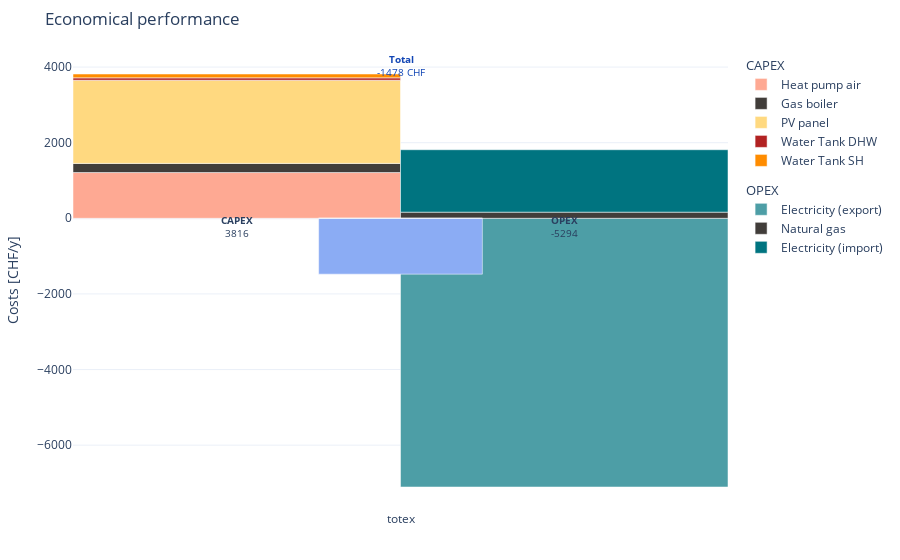
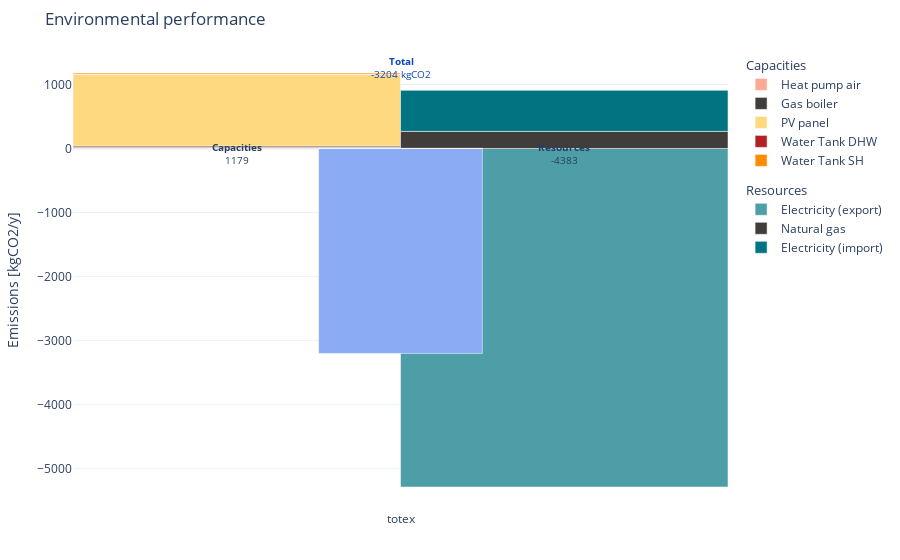
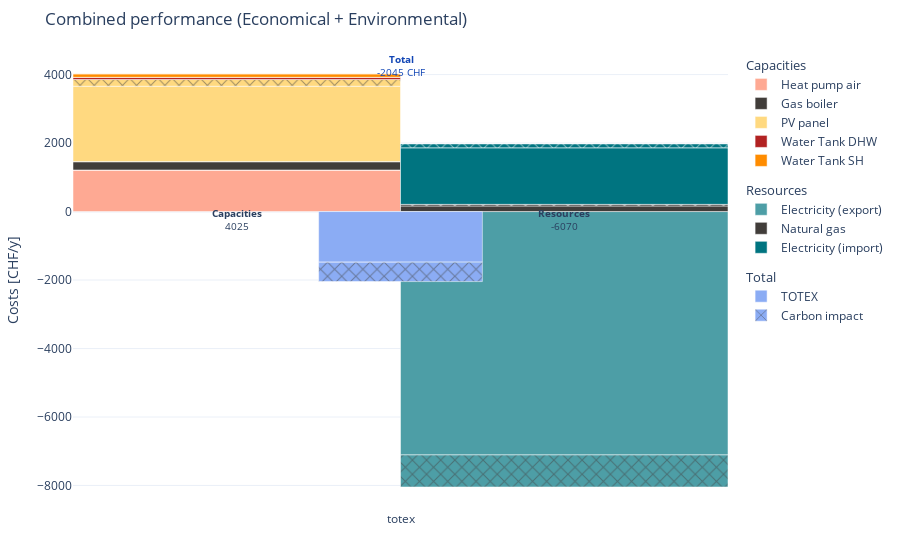
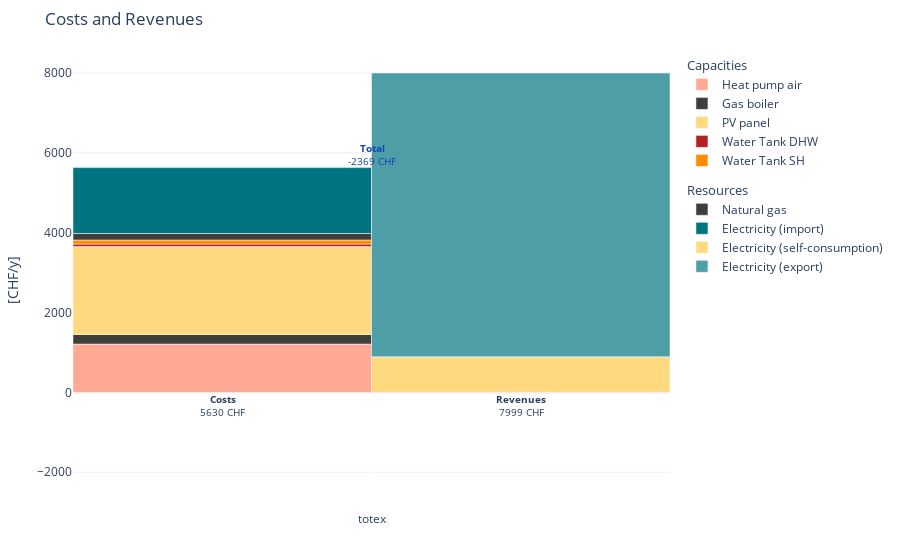

The notebook cell these images were saved under, in order:
### Code cell
results = reho.results

# Performance : Economical, Environmental, and Combined
plotting.plot_performance(results, plot='costs', indexed_on='Scn_ID', title="Economical performance", filename="figures/performance_costs").show()
plotting.plot_performance(results, plot='gwp', indexed_on='Scn_ID', title="Environmental performance", filename="figures/performance_gwp").show()
plotting.plot_performance(results, plot='combined', indexed_on='Scn_ID', title="Combined performance (Economical + Environmental)", filename="figures/performance_combined").show()

# Costs and Revenues
plotting.plot_expenses(results, plot='costs', indexed_on='Scn_ID', title="Costs and Revenues").show()

# Sankey diagram
plotting.plot_sankey(results['totex'][0], label='EN_long', color='ColorPastel', title="Sankey diagram").show()

# Eud-use demands
plotting.plot_sunburst_eud(results, label='EN_long', title="End-use demands").show()

# Energy profiles
units_to_plot = ['ElectricalHeater', 'HeatPump', 'PV', 'NG_Boiler']
plotting.plot_profiles(results['totex'][0], units_to_plot, label='EN_long', color='ColorPastel', resolution='weekly', title="Energy profiles with a weekly moving average").show()

### Figure 1 — Plotly figure (JSON) as saved in the notebook; plotly's stock layout.template omitted (floating-point values rounded to 4 significant figures)
{"data": [{"hovertemplate": "<b>Heat pump air</b><br>Costs: %{y:.0f} CHF", "legendgroup": "group1", "legendgrouptitle": {"text": "CAPEX"}, "marker": {"color": "#FEA993"}, "name": "Heat pump air", "showlegend": true, "type": "bar", "width": 0.3333, "x": [0], "y": [1210.0]}, {"hovertemplate": "<b>Gas boiler</b><br>Costs: %{y:.0f} CHF", "legendgroup": "group1", "legendgrouptitle": {"text": "CAPEX"}, "marker": {"color": "#413D3A"}, "name": "Gas boiler", "showlegend": true, "type": "bar", "width": 0.3333, "x": [0], "y": [242.0]}, {"hovertemplate": "<b>PV panel</b><br>Costs: %{y:.0f} CHF", "legendgroup": "group1", "legendgrouptitle": {"text": "CAPEX"}, "marker": {"color": "#ffd980"}, "name": "PV panel", "showlegend": true, "type": "bar", "width": 0.3333, "x": [0], "y": [2200.0]}, {"hovertemplate": "<b>Water Tank DHW</b><br>Costs: %{y:.0f} CHF", "legendgroup": "group1", "legendgrouptitle": {"text": "CAPEX"}, "marker": {"color": "#B22222"}, "name": "Water Tank DHW", "showlegend": true, "type": "bar", "width": 0.3333, "x": [0], "y": [62.57]}, {"hovertemplate": "<b>Water Tank SH</b><br>Costs: %{y:.0f} CHF", "legendgroup": "group1", "legendgrouptitle": {"text": "CAPEX"}, "marker": {"color": "#FF8C00"}, "name": "Water Tank SH", "showlegend": true, "type": "bar", "width": 0.3333, "x": [0], "y": [101.6]}, {"hovertemplate": "<b>Electricity (export)</b><br>Costs: %{y:.0f} CHF", "legendgroup": "group2", "legendgrouptitle": {"text": "OPEX"}, "marker": {"color": "#4d9ea6"}, "name": "Electricity (export)", "showlegend": true, "type": "bar", "width": 0.3333, "x": [0.3333], "y": [-7107.0]}, {"hovertemplate": "<b>Natural gas</b><br>Costs: %{y:.0f} CHF", "legendgroup": "group2", "legendgrouptitle": {"text": "OPEX"}, "marker": {"color": "#413D3A"}, "name": "Natural gas", "showlegend": true, "type": "bar", "width": 0.3333, "x": [0.3333], "y": [162.6]}, {"hovertemplate": "<b>Electricity (import)</b><br>Costs: %{y:.0f} CHF", "legendgroup": "group2", "legendgrouptitle": {"text": "OPEX"}, "marker": {"color": "#007480"}, "name": "Electricity (import)", "showlegend": true, "type": "bar", "width": 0.3333, "x": [0.3333], "y": [1651.0]}, {"hovertemplate": "<b>Total</b><br>%{y:.0f} CHF", "legendgroup": "group3", "legendgrouptitle": {"text": "Total"}, "marker": {"color": "#8bacf4"}, "name": "TOTEX", "showlegend": false, "type": "bar", "width": 0.1667, "x": [0.1667], "y": [-1478.0]}, {"hovertemplate": "<b>Total</b><br>%{y:.0f} CHF", "legendgroup": "group3", "legendgrouptitle": {"text": "Total"}, "marker": {"color": "#8bacf4", "pattern": {"shape": "x"}}, "name": "", "showlegend": false, "type": "bar", "width": 0.1667, "x": [0.1667], "y": [0]}], "layout": {"annotations": [{"align": "center", "font": {"size": 10}, "showarrow": false, "text": "<b>OPEX</b><br>-5294", "textangle": 0, "valign": "top", "x": 0.3333, "y": -225.2}, {"align": "center", "font": {"size": 10}, "showarrow": false, "text": "<b>CAPEX</b><br>3816", "textangle": 0, "valign": "top", "x": 0, "y": -225.2}, {"align": "center", "font": {"color": "#1246B5", "size": 10}, "showarrow": false, "text": "<b>Total</b><br>-1478 CHF", "textangle": 0, "valign": "top", "x": 0.1667, "y": 4041.0}], "bargap": 0, "barmode": "relative", "margin": {"b": 50, "l": 50, "r": 50, "t": 50}, "title": {"text": "Economical performance"}, "xaxis": {"tickmode": "array", "ticktext": ["totex"], "tickvals": [0.1667]}, "yaxis": {"title": {"text": "Costs [CHF/y]"}}}}

### Figure 2 — Plotly figure (JSON) as saved in the notebook; plotly's stock layout.template omitted (floating-point values rounded to 4 significant figures)
{"data": [{"hovertemplate": "<b>Heat pump air</b><br>Emissions: %{y:.0f} kgCO2", "legendgroup": "group1", "legendgrouptitle": {"text": "Capacities"}, "marker": {"color": "#FEA993"}, "name": "Heat pump air", "showlegend": true, "type": "bar", "width": 0.3333, "x": [0], "y": [20.59]}, {"hovertemplate": "<b>Gas boiler</b><br>Emissions: %{y:.0f} kgCO2", "legendgroup": "group1", "legendgrouptitle": {"text": "Capacities"}, "marker": {"color": "#413D3A"}, "name": "Gas boiler", "showlegend": true, "type": "bar", "width": 0.3333, "x": [0], "y": [17.69]}, {"hovertemplate": "<b>PV panel</b><br>Emissions: %{y:.0f} kgCO2", "legendgroup": "group1", "legendgrouptitle": {"text": "Capacities"}, "marker": {"color": "#ffd980"}, "name": "PV panel", "showlegend": true, "type": "bar", "width": 0.3333, "x": [0], "y": [1120.0]}, {"hovertemplate": "<b>Water Tank DHW</b><br>Emissions: %{y:.0f} kgCO2", "legendgroup": "group1", "legendgrouptitle": {"text": "Capacities"}, "marker": {"color": "#B22222"}, "name": "Water Tank DHW", "showlegend": true, "type": "bar", "width": 0.3333, "x": [0], "y": [4.269]}, {"hovertemplate": "<b>Water Tank SH</b><br>Emissions: %{y:.0f} kgCO2", "legendgroup": "group1", "legendgrouptitle": {"text": "Capacities"}, "marker": {"color": "#FF8C00"}, "name": "Water Tank SH", "showlegend": true, "type": "bar", "width": 0.3333, "x": [0], "y": [16.99]}, {"hovertemplate": "<b>Electricity (export)</b><br>Emissions: %{y:.0f} kgCO2", "legendgroup": "group2", "legendgrouptitle": {"text": "Resources"}, "marker": {"color": "#4d9ea6"}, "name": "Electricity (export)", "showlegend": true, "type": "bar", "width": 0.3333, "x": [0.3333], "y": [-5292.0]}, {"hovertemplate": "<b>Natural gas</b><br>Emissions: %{y:.0f} kgCO2", "legendgroup": "group2", "legendgrouptitle": {"text": "Resources"}, "marker": {"color": "#413D3A"}, "name": "Natural gas", "showlegend": true, "type": "bar", "width": 0.3333, "x": [0.3333], "y": [267.1]}, {"hovertemplate": "<b>Electricity (import)</b><br>Emissions: %{y:.0f} kgCO2", "legendgroup": "group2", "legendgrouptitle": {"text": "Resources"}, "marker": {"color": "#007480"}, "name": "Electricity (import)", "showlegend": true, "type": "bar", "width": 0.3333, "x": [0.3333], "y": [641.4]}, {"hovertemplate": "<b>Total</b><br>%{y:.0f} kgCO2", "legendgroup": "group3", "legendgrouptitle": {"text": "Total"}, "marker": {"color": "#8bacf4"}, "name": "Total", "showlegend": false, "type": "bar", "width": 0.1667, "x": [0.1667], "y": [-3204.0]}, {"hovertemplate": "<b>Total</b><br>%{y:.0f} kgCO2", "legendgroup": "group3", "legendgrouptitle": {"text": "Total"}, "marker": {"color": "#8bacf4", "pattern": {"shape": "x"}}, "name": "", "showlegend": false, "type": "bar", "width": 0.1667, "x": [0.1667], "y": [0]}], "layout": {"annotations": [{"align": "center", "font": {"size": 10}, "showarrow": false, "text": "<b>Resources</b><br>-4383", "textangle": 0, "valign": "top", "x": 0.3333, "y": -83.49}, {"align": "center", "font": {"size": 10}, "showarrow": false, "text": "<b>Capacities</b><br>1179", "textangle": 0, "valign": "top", "x": 0, "y": -83.49}, {"align": "center", "font": {"color": "#1246B5", "size": 10}, "showarrow": false, "text": "<b>Total</b><br>-3204 kgCO2", "textangle": 0, "valign": "top", "x": 0.1667, "y": 1263.0}], "bargap": 0, "barmode": "relative", "margin": {"b": 50, "l": 50, "r": 50, "t": 50}, "title": {"text": "Environmental performance"}, "xaxis": {"tickmode": "array", "ticktext": ["totex"], "tickvals": [0.1667]}, "yaxis": {"title": {"text": "Emissions [kgCO2/y]"}}}}

### Figure 3 — Plotly figure (JSON) as saved in the notebook; plotly's stock layout.template omitted (floating-point values rounded to 4 significant figures)
{"data": [{"hovertemplate": "<b>Heat pump air</b><br>Costs: %{y:.0f} CHF", "legendgroup": "group1", "legendgrouptitle": {"text": "Capacities"}, "marker": {"color": "#FEA993"}, "name": "Heat pump air", "showlegend": true, "type": "bar", "width": 0.3333, "x": [0], "y": [1210.0]}, {"hovertemplate": "<b>Heat pump air</b><br>Costs: %{y:.0f} CHF", "legendgroup": "group1", "marker": {"color": "#FEA993", "pattern": {"shape": "x"}}, "name": "Impact - Heat pump air", "showlegend": false, "type": "bar", "width": 0.3333, "x": [0], "y": [3.644]}, {"hovertemplate": "<b>Gas boiler</b><br>Costs: %{y:.0f} CHF", "legendgroup": "group1", "legendgrouptitle": {"text": "Capacities"}, "marker": {"color": "#413D3A"}, "name": "Gas boiler", "showlegend": true, "type": "bar", "width": 0.3333, "x": [0], "y": [242.0]}, {"hovertemplate": "<b>Gas boiler</b><br>Costs: %{y:.0f} CHF", "legendgroup": "group1", "marker": {"color": "#413D3A", "pattern": {"shape": "x"}}, "name": "Impact - Gas boiler", "showlegend": false, "type": "bar", "width": 0.3333, "x": [0], "y": [3.131]}, {"hovertemplate": "<b>PV panel</b><br>Costs: %{y:.0f} CHF", "legendgroup": "group1", "legendgrouptitle": {"text": "Capacities"}, "marker": {"color": "#ffd980"}, "name": "PV panel", "showlegend": true, "type": "bar", "width": 0.3333, "x": [0], "y": [2200.0]}, {"hovertemplate": "<b>PV panel</b><br>Costs: %{y:.0f} CHF", "legendgroup": "group1", "marker": {"color": "#ffd980", "pattern": {"shape": "x"}}, "name": "Impact - PV panel", "showlegend": false, "type": "bar", "width": 0.3333, "x": [0], "y": [198.2]}, {"hovertemplate": "<b>Water Tank DHW</b><br>Costs: %{y:.0f} CHF", "legendgroup": "group1", "legendgrouptitle": {"text": "Capacities"}, "marker": {"color": "#B22222"}, "name": "Water Tank DHW", "showlegend": true, "type": "bar", "width": 0.3333, "x": [0], "y": [62.57]}, {"hovertemplate": "<b>Water Tank DHW</b><br>Costs: %{y:.0f} CHF", "legendgroup": "group1", "marker": {"color": "#B22222", "pattern": {"shape": "x"}}, "name": "Impact - Water Tank DHW", "showlegend": false, "type": "bar", "width": 0.3333, "x": [0], "y": [0.7556]}, {"hovertemplate": "<b>Water Tank SH</b><br>Costs: %{y:.0f} CHF", "legendgroup": "group1", "legendgrouptitle": {"text": "Capacities"}, "marker": {"color": "#FF8C00"}, "name": "Water Tank SH", "showlegend": true, "type": "bar", "width": 0.3333, "x": [0], "y": [101.6]}, {"hovertemplate": "<b>Water Tank SH</b><br>Costs: %{y:.0f} CHF", "legendgroup": "group1", "marker": {"color": "#FF8C00", "pattern": {"shape": "x"}}, "name": "Impact - Water Tank SH", "showlegend": false, "type": "bar", "width": 0.3333, "x": [0], "y": [3.006]}, {"hovertemplate": "<b>Electricity (export)</b><br>Costs: %{y:.0f} CHF", "legendgroup": "group2", "legendgrouptitle": {"text": "Resources"}, "marker": {"color": "#4d9ea6"}, "name": "Electricity (export)", "showlegend": true, "type": "bar", "width": 0.3333, "x": [0.3333], "y": [-7107.0]}, {"hovertemplate": "<b>Electricity (export)</b><br>Costs: %{y:.0f} CHF", "legendgroup": "group2", "marker": {"color": "#4d9ea6", "pattern": {"shape": "x"}}, "name": "Impact - Electricity (export)", "showlegend": false, "type": "bar", "width": 0.3333, "x": [0.3333], "y": [-936.7]}, {"hovertemplate": "<b>Natural gas</b><br>Costs: %{y:.0f} CHF", "legendgroup": "group2", "legendgrouptitle": {"text": "Resources"}, "marker": {"color": "#413D3A"}, "name": "Natural gas", "showlegend": true, "type": "bar", "width": 0.3333, "x": [0.3333], "y": [162.6]}, {"hovertemplate": "<b>Natural gas</b><br>Costs: %{y:.0f} CHF", "legendgroup": "group2", "marker": {"color": "#413D3A", "pattern": {"shape": "x"}}, "name": "Impact - Natural gas", "showlegend": false, "type": "bar", "width": 0.3333, "x": [0.3333], "y": [47.28]}, {"hovertemplate": "<b>Electricity (import)</b><br>Costs: %{y:.0f} CHF", "legendgroup": "group2", "legendgrouptitle": {"text": "Resources"}, "marker": {"color": "#007480"}, "name": "Electricity (import)", "showlegend": true, "type": "bar", "width": 0.3333, "x": [0.3333], "y": [1651.0]}, {"hovertemplate": "<b>Electricity (import)</b><br>Costs: %{y:.0f} CHF", "legendgroup": "group2", "marker": {"color": "#007480", "pattern": {"shape": "x"}}, "name": "Impact - Electricity (import)", "showlegend": false, "type": "bar", "width": 0.3333, "x": [0.3333], "y": [113.5]}, {"hovertemplate": "<b>Total</b><br>%{y:.0f} CHF", "legendgroup": "group3", "legendgrouptitle": {"text": "Total"}, "marker": {"color": "#8bacf4"}, "name": "TOTEX", "showlegend": true, "type": "bar", "width": 0.1667, "x": [0.1667], "y": [-1478.0]}, {"hovertemplate": "<b>Total</b><br>%{y:.0f} CHF", "legendgroup": "group3", "legendgrouptitle": {"text": "Total"}, "marker": {"color": "#8bacf4", "pattern": {"shape": "x"}}, "name": "Carbon impact", "showlegend": true, "type": "bar", "width": 0.1667, "x": [0.1667], "y": [-567.1]}], "layout": {"annotations": [{"align": "center", "font": {"size": 10}, "showarrow": false, "text": "<b>Resources</b><br>-6070", "textangle": 0, "valign": "top", "x": 0.3333, "y": -239.9}, {"align": "center", "font": {"size": 10}, "showarrow": false, "text": "<b>Capacities</b><br>4025", "textangle": 0, "valign": "top", "x": 0, "y": -239.9}, {"align": "center", "font": {"color": "#1246B5", "size": 10}, "showarrow": false, "text": "<b>Total</b><br>-2045 CHF", "textangle": 0, "valign": "top", "x": 0.1667, "y": 4265.0}], "bargap": 0, "barmode": "relative", "margin": {"b": 50, "l": 50, "r": 50, "t": 50}, "title": {"text": "Combined performance (Economical + Environmental)"}, "xaxis": {"tickmode": "array", "ticktext": ["totex"], "tickvals": [0.1667]}, "yaxis": {"title": {"text": "Costs [CHF/y]"}}}}

### Figure 4 — Plotly figure (JSON) as saved in the notebook; plotly's stock layout.template omitted (floating-point values rounded to 4 significant figures)
{"data": [{"hovertemplate": "<b>Heat pump air</b><br>Costs: %{y:.0f} CHF", "legendgroup": "group1", "legendgrouptitle": {"text": "Capacities"}, "marker": {"color": "#FEA993"}, "name": "Heat pump air", "showlegend": true, "type": "bar", "width": 0.3333, "x": [0], "y": [1210.0]}, {"hovertemplate": "<b>Gas boiler</b><br>Costs: %{y:.0f} CHF", "legendgroup": "group1", "legendgrouptitle": {"text": "Capacities"}, "marker": {"color": "#413D3A"}, "name": "Gas boiler", "showlegend": true, "type": "bar", "width": 0.3333, "x": [0], "y": [242.0]}, {"hovertemplate": "<b>PV panel</b><br>Costs: %{y:.0f} CHF", "legendgroup": "group1", "legendgrouptitle": {"text": "Capacities"}, "marker": {"color": "#ffd980"}, "name": "PV panel", "showlegend": true, "type": "bar", "width": 0.3333, "x": [0], "y": [2200.0]}, {"hovertemplate": "<b>Water Tank DHW</b><br>Costs: %{y:.0f} CHF", "legendgroup": "group1", "legendgrouptitle": {"text": "Capacities"}, "marker": {"color": "#B22222"}, "name": "Water Tank DHW", "showlegend": true, "type": "bar", "width": 0.3333, "x": [0], "y": [62.57]}, {"hovertemplate": "<b>Water Tank SH</b><br>Costs: %{y:.0f} CHF", "legendgroup": "group1", "legendgrouptitle": {"text": "Capacities"}, "marker": {"color": "#FF8C00"}, "name": "Water Tank SH", "showlegend": true, "type": "bar", "width": 0.3333, "x": [0], "y": [101.6]}, {"hovertemplate": "<b>Natural gas</b><br>Costs: %{y:.0f} CHF", "legendgroup": "group2", "legendgrouptitle": {"text": "Resources"}, "marker": {"color": "#413D3A"}, "name": "Natural gas", "showlegend": true, "type": "bar", "width": 0.3333, "x": [0], "y": [162.6]}, {"hovertemplate": "<b>Electricity (import)</b><br>Costs: %{y:.0f} CHF", "legendgroup": "group2", "legendgrouptitle": {"text": "Resources"}, "marker": {"color": "#007480"}, "name": "Electricity (import)", "showlegend": true, "type": "bar", "width": 0.3333, "x": [0], "y": [1651.0]}, {"name": "Total", "opacity": 0, "showlegend": false, "type": "bar", "width": 0.1667, "x": [0.3333], "y": [-2369.0]}, {"hovertemplate": "<b>Electricity (self-consumption)</b><br>Costs: %{y:.0f} CHF", "legendgroup": "group2", "legendgrouptitle": {"text": "Revenues"}, "marker": {"color": "#ffd980"}, "name": "Electricity (self-consumption)", "showlegend": true, "type": "bar", "width": 0.3333, "x": [0.3333], "y": [891.5]}, {"hovertemplate": "<b>Electricity (export)</b><br>Costs: %{y:.0f} CHF", "legendgroup": "group2", "legendgrouptitle": {"text": "Revenues"}, "marker": {"color": "#4d9ea6"}, "name": "Electricity (export)", "showlegend": true, "type": "bar", "width": 0.3333, "x": [0.3333], "y": [7107.0]}], "layout": {"annotations": [{"align": "center", "font": {"size": 10}, "showarrow": false, "text": "<b>Revenues</b><br>7999 CHF", "textangle": 0, "valign": "top", "x": 0.3333, "y": -320.0}, {"align": "center", "font": {"size": 10}, "showarrow": false, "text": "<b>Costs</b><br>5630 CHF", "textangle": 0, "valign": "top", "x": 0, "y": -320.0}, {"align": "center", "font": {"color": "#1246B5", "size": 10}, "showarrow": false, "text": "<b>Total</b><br>-2369 CHF", "textangle": 0, "valign": "top", "x": 0.1667, "y": 5950.0}], "bargap": 0, "barmode": "relative", "margin": {"b": 50, "l": 50, "r": 50, "t": 50}, "title": {"text": "Costs and Revenues"}, "xaxis": {"tickmode": "array", "ticktext": ["totex"], "tickvals": [0.1667]}, "yaxis": {"title": {"text": "[CHF/y]"}}}}
